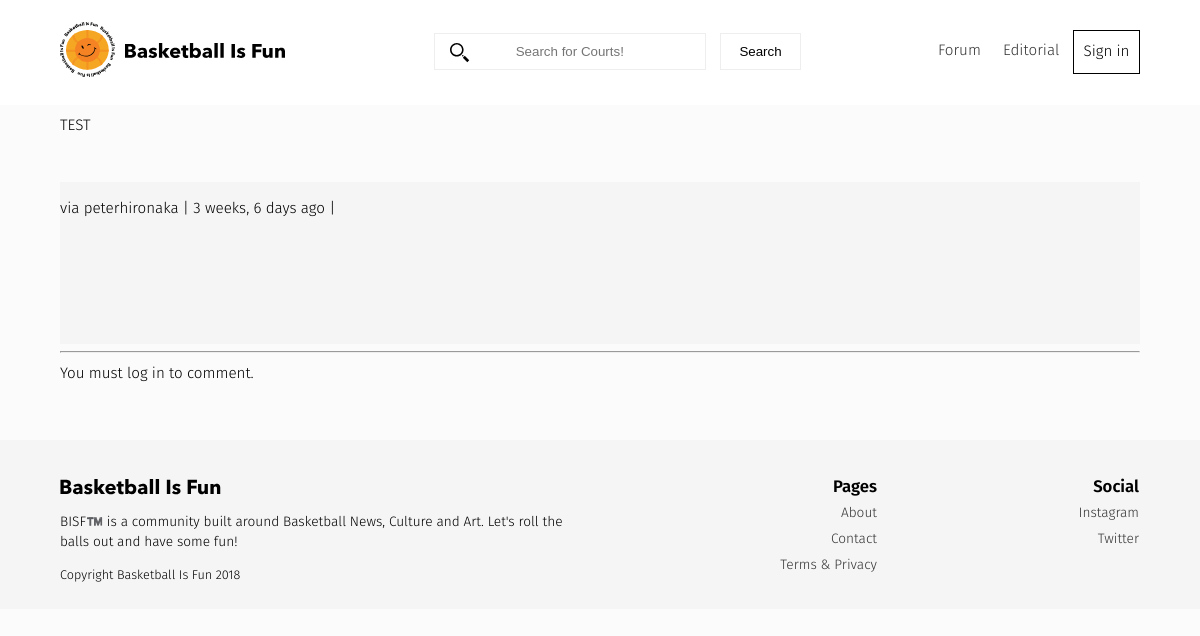
The page /comments/56/ on the database its author committed.
### comments/models.py (models this page shows, shortened)
class Comment(models.Model):
    user        = models.ForeignKey(settings.AUTH_USER_MODEL, default=1)
    content_type = models.ForeignKey(ContentType, on_delete=models.CASCADE)
    object_id = models.PositiveIntegerField()
    content_object = GenericForeignKey('content_type', 'object_id')
    parent      = models.ForeignKey("self", null=True, blank=True)
    content     = models.TextField()
    timestamp   = models.DateTimeField(auto_now_add=True)
    objects = CommentManager()
    class Meta:
        ordering = ['-timestamp']
    def children(self): #replies
        return Comment.objects.filter(parent=self)
    @property
    def is_parent(self):
        if self.parent is not None:
            return False
        return True

### comments/views.py (the view, shortened to what this page needs)
# urls.py: url(r'^(?P<id>\d+)/$', comment_thread, name='thread'),
def comment_thread(request, id):
    try:
    	obj = Comment.objects.get(id=id)
    except:
    	raise Http404
    if not obj.is_parent:
   		obj = obj.parent
    content_object = obj.content_object # Post that the comment is on
    content_id = obj.content_object.id
    initial_data = {
            "content_type": obj.content_type,
            "object_id": obj.object_id
    }
    form = CommentForm(request.POST or None, initial=initial_data)
    context = {
        "comment": obj,
        "form": form,
    }
    return render(request, "comment_thread.html", context)

### comments/forms.py
class CommentForm(forms.Form):
	content_type = forms.CharField(widget=forms.HiddenInput)
	object_id = forms.IntegerField(widget=forms.HiddenInput)
	content = forms.CharField(label='',	widget=forms.Textarea)

### templates/comment_thread.html (shortened to what this page needs)
{% extends "base.html" %}
{% load urlify %}
{% load crispy_forms_tags %}
{% block content %}
<div class='col-sm-6 col-sm-offset-3'>
          <p>{{ comment.content }}</p>
          <footer>via {{ comment.user }} | {{ comment.timestamp|timesince }} ago |  </footer>
          <hr/>
          <div>
        {% if request.user.is_authenticated %}
            <form method="POST" action="."> {% csrf_token %}
                {{ form|crispy }}
                <input type='hidden' name='parent_id' value='{{ comment.id }}'>
                <input type='submit' value='Reply' class='btn btn-default'>
            </form>
                  {% else %}
        <p>You must log in to comment.</p>
        {% endif %}
        </div>
</div>
{% endblock content %}

### static/css/main.css (style rules this page uses)
#id_password,.forum-intro a.search-button,.search-field,body { font-family:'Fira Sans',sans-serif }
.clear,footer { clear:both }
body { border:0;padding:0;font-weight:300;-webkit-text-size-adjust:100%;-webkit-font-feature-settings:"kern" 1;-moz-font-feature-settings:"kern" 1;-o-font-feature-settings:"kern" 1;font-feature-settings:"kern" 1;font-kerning:normal;background-color:#fbfbfb;line-height:1.4;font-size:.95em;overflow-x:hidden }
body,html { min-height:100%;margin:0 }
footer { background:#f5f5f5;position:relative;width:100%;min-height:131px;padding:1em 0;bottom:0;line-height:1.5;margin-top:3em }
p { margin:10px 0 }

### rows shown on the page
Comment: content "TEST", user "peterhironaka", timestamp "3 weeks, 6 days"
